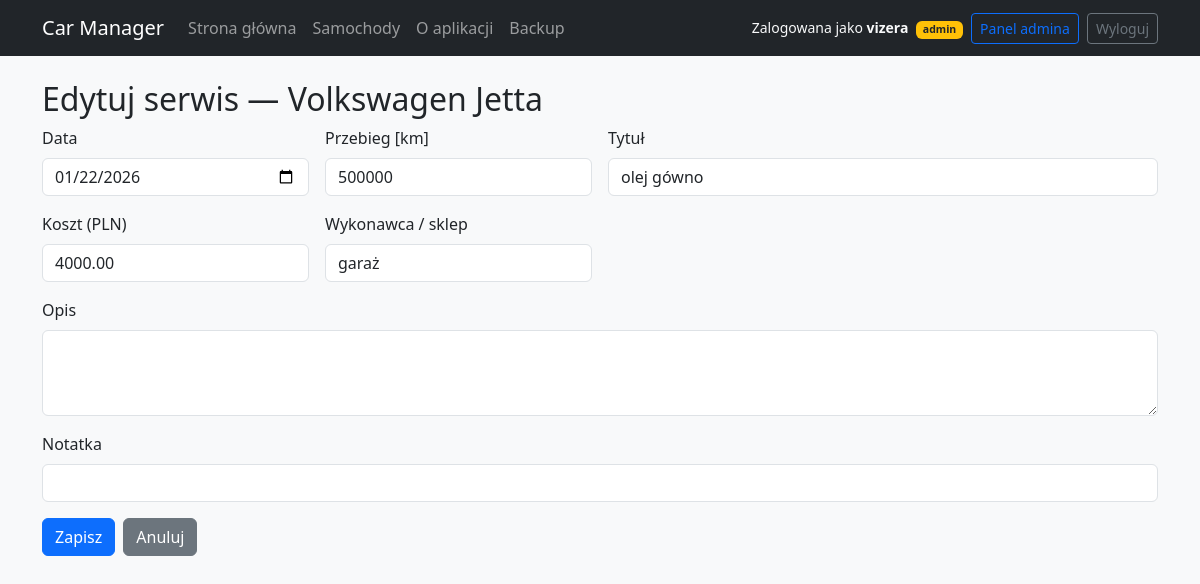
Page /service/1/edit (signed in) on the committed database.
### car_manager/models.py (models this page shows, shortened)
class User(db.Model, UserMixin):
    id = db.Column(db.Integer, primary_key=True)
    username = db.Column(db.String(64), unique=True, nullable=False, index=True)
    email = db.Column(db.String(255), unique=True, index=True, nullable=True)
    password_hash = db.Column(db.String(255), nullable=False)
    is_admin = db.Column(db.Boolean, default=False, nullable=False)
    is_active = db.Column(db.Boolean, default=True, nullable=False)
    created_at = db.Column(db.DateTime, default=datetime.utcnow, nullable=False)
    cars = db.relationship("Car", secondary=car_owners, back_populates="owners")

class Car(db.Model):
    id = db.Column(db.Integer, primary_key=True)
    make = db.Column(db.String(80), nullable=False)
    model = db.Column(db.String(80), nullable=False)
    year = db.Column(db.Integer)
    vin = db.Column(db.String(32), unique=True)
    reg_number = db.Column(db.String(16), unique=True)
    first_registration = db.Column(db.Date)
    owners = db.relationship("User", secondary=car_owners, back_populates="cars")

class ServiceEntry(db.Model):
    id = db.Column(db.Integer, primary_key=True)
    car_id = db.Column(db.Integer, db.ForeignKey("car.id"), nullable=False, index=True)
    date = db.Column(db.Date, nullable=False)
    km = db.Column(db.Integer)
    title = db.Column(db.String(120), nullable=False)
    description = db.Column(db.Text)
    cost = db.Column(db.Numeric(10, 2))
    vendor = db.Column(db.String(120))
    note = db.Column(db.String(255))
    car = db.relationship(
        "Car",
        backref=db.backref("service_entries", lazy="dynamic", cascade="all, delete-orphan"),
    )

### car_manager/routes_service.py (the view, shortened to what this page needs)
    @app.route("/service/<int:service_id>/edit", methods=["GET", "POST"])
    def service_edit(service_id):
        s = ServiceEntry.query.get_or_404(service_id)
        car = s.car
        return render_template("service_form.html", car=car, s=s)

### car_manager/models.py (called while the page is built)
@login_manager.user_loader
def load_user(user_id: str):
    try:
        return User.query.get(int(user_id))
    except Exception:
        return None

### templates/service_form.html (shortened to what this page needs)
{% extends "base.html" %}
{% block content %}
<h2>Edytuj serwis — {{ car.make }} {{ car.model }}</h2>
<form method="post" class="row g-3">
  <div class="col-md-3">
    <label class="form-label">Data</label>
    <input type="date" name="date" class="form-control" value="{{ s.date.isoformat() }}" required>
  </div>
  <div class="col-md-3">
    <label class="form-label">Przebieg [km]</label>
    <input type="number" name="km" class="form-control" value="{{ s.km or '' }}" min="0" step="1">
  </div>
  <div class="col-md-6">
    <label class="form-label">Tytuł</label>
    <input type="text" name="title" class="form-control" value="{{ s.title }}" required>
  </div>
  <div class="col-md-3">
    <label class="form-label">Koszt (PLN)</label>
    <input type="text" name="cost" class="form-control" value="{{ s.cost or '' }}" placeholder="np. 123.45">
  </div>
  <div class="col-md-3">
    <label class="form-label">Wykonawca / sklep</label>
    <input type="text" name="vendor" class="form-control" value="{{ s.vendor or '' }}">
  </div>
  <div class="col-12">
    <label class="form-label">Opis</label>
    <textarea name="description" class="form-control" rows="3">{{ s.description or '' }}</textarea>
  </div>
  <div class="col-12">
    <label class="form-label">Notatka</label>
    <input type="text" name="note" class="form-control" value="{{ s.note or '' }}">
  </div>
  <div class="col-12 d-flex gap-2">
    <button class="btn btn-primary">Zapisz</button>
    <a class="btn btn-secondary" href="{{ url_for('car_detail', car_id=car.id) }}">Anuluj</a>
  </div>
</form>
{% endblock %}

### templates/base.html (shortened to what this page needs)
<!doctype html>
<html lang="pl">
<head>
  <link rel="stylesheet" href="https://cdn.jsdelivr.net/npm/bootstrap@5.3.3/dist/css/bootstrap.min.css">
</head>
<body class="bg-light">
  <nav class="navbar navbar-expand-lg navbar-dark bg-dark mb-4">
    <div class="container">
      <a class="navbar-brand" href="{{ url_for('dashboard') }}">Car Manager</a>
      <div class="collapse navbar-collapse" id="mainNav">
        <ul class="navbar-nav me-auto mb-2 mb-lg-0">
          <li class="nav-item">
            <a class="nav-link" href="{{ url_for('dashboard') }}">Strona główna</a>
          </li>
          <li class="nav-item">
            <a class="nav-link" href="{{ url_for('list_cars') }}">Samochody</a>
          </li>
          <li class="nav-item">
            <a class="nav-link" href="{{ url_for('about') }}">O aplikacji</a>
          </li>
          {% if current_user.is_authenticated and current_user.is_admin %}
          <li class="nav-item">
            <a class="nav-link" href="{{ url_for('backup_page') }}">Backup</a>
          </li>
          {% endif %}
        </ul>
        <div class="d-flex align-items-center gap-2">
          {% if current_user.is_authenticated %}
            <span class="text-light small">
              Zalogowana jako <b>{{ current_user.username }}</b>
              {% if current_user.is_admin %}
                <span class="badge bg-warning text-dark ms-1">admin</span>
              {% endif %}
            </span>
            {% if current_user.is_admin %}
              <a class="btn btn-sm btn-outline-primary" href="{{ url_for('admin_users') }}">
                Panel admina
              </a>
            {% endif %}
            <a class="btn btn-sm btn-outline-secondary" href="{{ url_for('logout') }}">
              Wyloguj
            </a>
          {% else %}
            <a class="btn btn-sm btn-primary" href="{{ url_for('login') }}">
              Zaloguj
            </a>
          {% endif %}
        </div>
      </div>
    </div>
  </nav>
  <main class="container">
    {% block content %}{% endblock %}
  </main>
</body>
</html>

### rows in the picture
User: username "vizera"
Car: make "Volkswagen", model "Jetta"
ServiceEntry: date "01/22/2026", km "500000", title "olej gówno", cost "4000.00", vendor "garaż"
